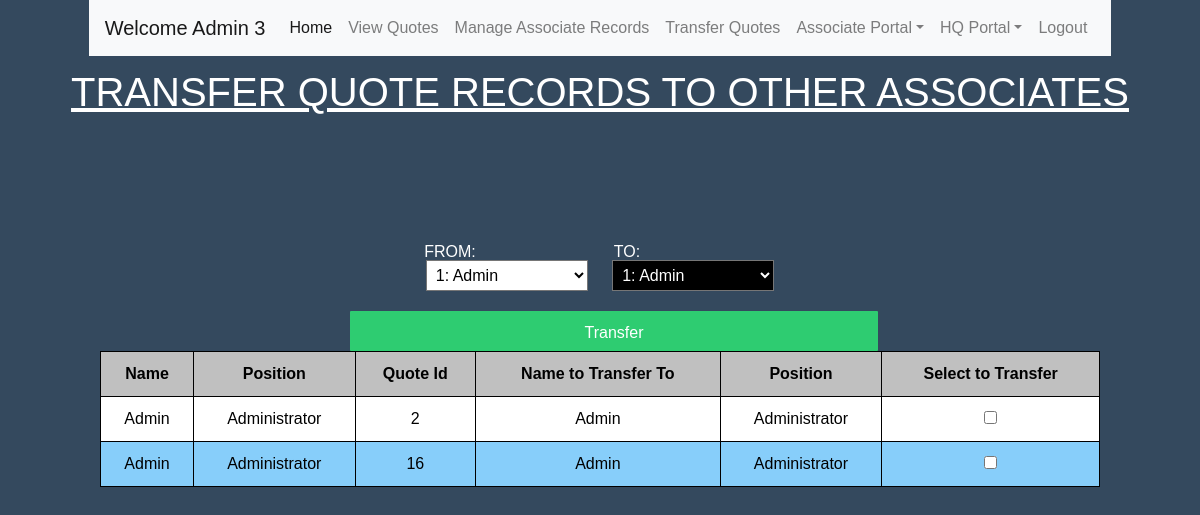
The app's page /transferQuote.php (signed in) with its own data.
### tables this page shows
create table Quote(
    Quote_Id  INT            NOT NULL PRIMARY KEY AUTO_INCREMENT,
    User_Id   INT            NOT NULL,
    Cust_Id   INT            NOT NULL,
    SNote     VARCHAR(1000),
    Status    CHAR(11)       NOT NULL DEFAULT "Unfinalized",
    Date      DATETIME       NOT NULL DEFAULT CURRENT_TIMESTAMP,
    Discount  DECIMAL(15,2),
    Percent   BOOLEAN,

    foreign key(User_Id) references Associate(User_Id)
);

create table Associate(
    User_Id  INT             NOT NULL PRIMARY KEY AUTO_INCREMENT,
    Name     CHAR(50)        NOT NULL,
    Password VARCHAR(50)     NOT NULL,
    Accu_Com DECIMAL(15,2)   NOT NULL,
    Address  VARCHAR(100)    NOT NULL,
    Pos      INT             NOT NULL DEFAULT 0
);

### transferQuote.php (the view, shortened to what this page needs)
<!DOCTYPE html>
<html>
<head>
<link rel="stylesheet" href="https://stackpath.bootstrapcdn.com/bootstrap/4.3.1/css/bootstrap.min.css">
<link rel="stylesheet" href="manage.css">
</head>
<body>
  <?php require "navbar.php"?>
    <h1>TRANSFER QUOTE RECORDS TO OTHER ASSOCIATES</h1>
    <br>
    <p class="MYP" id="FROM">FROM:</p>
    <p class="MYP" id="TO">TO:</p>
</body>
<?php
  $getAssocInfo = "select User_Id, Name from Associate;";
  $result2 = $pdo->query($getAssocInfo);
  $getAssocInfo2 = "select User_Id, Name from Associate;";
  $result3 = $pdo->query($getAssocInfo2);
  if (isset($_POST['Asso1']))
  {
    $getQuoteRecord = "select Associate.User_Id, Name, Pos, Quote_Id, Status from Associate, Quote
    where Associate.User_Id = ".$_POST['Asso1']." and Quote.User_Id = ".$_POST['Asso1'].";";
    $User_Id = $_POST['Asso1'];
    $User_Id2 = $_POST['Asso2'];
  }
  else
  {
    $get1Assoc = "select User_Id from Associate;";
    $get1 = $pdo->query($get1Assoc);
    $getFirst = $get1->fetch();
    $first = $getFirst['User_Id'];
    $getQuoteRecord = "select Associate.User_Id, Name, Pos, Quote_Id, Status from Associate, Quote
    where Associate.User_Id = ".$first." and Quote.User_Id = ".$first.";";
  }
  $result = $pdo->query($getQuoteRecord);
?>
  <form action="" method="POST" id="AssoForm">
    <select id="Asso1" class="CUSTOMSELECT" name="Asso1" onchange="submit()">
      <?php while ($AssocInfo = $result2->fetch()):?>
        <option <?php if (isset($User_Id)){if ($User_Id == $AssocInfo['User_Id']) {echo "selected";}} else if (isset($first)){ if ($first == $AssocInfo['User_Id']) {echo "selected";}}?> value=<?php echo "\"".$AssocInfo['User_Id']."\"";?>><?php echo $AssocInfo['User_Id'].": ".$AssocInfo['Name'];?></option>
      <?php endwhile;?>
    </select>
    <select id="Asso2" class="CUSTOMSELECT" name="Asso2" onchange="submit()">
      <?php while ($AssocInfo2 = $result3->fetch()):?>
        <option <?php if (isset($User_Id2)){if ($User_Id2 == $AssocInfo2['User_Id']) {echo "selected";}} ?> value=<?php echo "\"".$AssocInfo2['User_Id']."\"";?>><?php echo $AssocInfo2['User_Id'].": ".$AssocInfo2['Name'];?></option>
      <?php endwhile;?>
    </select>
  </form>
  <?php
    if (isset($User_Id2)) {$Id2 = $User_Id2;} else {$Id2 = $first;}
    $getA2Name = "select Name, Pos from Associate where User_Id = ".$Id2.";";
    $result4 = $pdo->query($getA2Name);
    $A2Name = $result4->fetch();
    $Name2 = $A2Name['Name'];
    $Pos2 = $A2Name['Pos'];
  ?>
<form action = "processTransfer.php" method = "POST">
  <table>
    <tr align: left;>
      <th>Name</th>
      <th>Position</th>
      <th>Quote Id</th>
      <th>Name to Transfer To</th>
      <th>Position</th>
      <th>Select to Transfer</th>
    </tr>
    <?php while ($QuoteInfo = $result->fetch()):?>
      <tr>
        <td><?php echo $QuoteInfo['Name'];?></td>
        <td><?php if ($QuoteInfo['Pos'] == 2) {echo "Administrator";} else if ($QuoteInfo['Pos'] == 1) {echo "Employee";} else {echo "Associate";}?></td>
        <td><?php echo $QuoteInfo['Quote_Id'];?></td>
        <td><?php echo $Name2;?></td>
        <td><?php if ($Pos2 == 2) {echo "Administrator";} else if ($Pos2 == 1) {echo "Employee";} else {echo "Associate";}?></td>
        <td>
          <input type="checkbox" name='QId[]' value=<?php echo "\"".$QuoteInfo['Quote_Id']."\"";?>>
        </td>
      </tr>
    <?php endwhile;?>
        <input type="submit" class="SUBMIT" name="Transfer Quotes" value="Transfer"/>
  </table>
</form>
</html>

### manage.css (style rules this page uses)
* { margin:0; padding: 0; font-family: sans-serif; box-sizing: border-box; }
body { height: 50vh; display: grid; place-items: center; background: #34495e; }
table { width: 1000px; }
table, td, th { padding: 10px; border: 1px solid black; border-collapse: collapse; text-align: center; }
td { font-size: 16px; }
th { background-color:silver; color:black; }
tr:nth-child(odd) { background-color:lightskyblue; color:black; }
tr:nth-child(even) { background-color:white; color:black; }
h1 { color:white; text-decoration: underline; text-transform: uppercase; font-weight: 500; padding:12px; }
.SUBMIT { width:20%; background:#2ecc71; color:white; border: 0; padding:10px; border-radius:1px; height: 40px; width: 528px; position:relative; left:250px; }
.CUSTOMSELECT { margin-top: 20px; padding:5px; background:black; margin-bottom: 20px; color:white; }
#Asso1 { margin-right:20px; background:white; color:black; }
.MYP { color:white; }
#FROM { position:relative; left:-150px; top:80px; }
#TO { position:relative; left:27px; top:40px; }

### records on screen
quote: User_Id.Name "Admin", Quote_Id "2"
quote: User_Id.Name "Admin", Quote_Id "16"

### other values on screen
$_SESSION["user_id"] "3"
form field Asso1 "1: Admin"
form field Asso2 "1: Admin"
